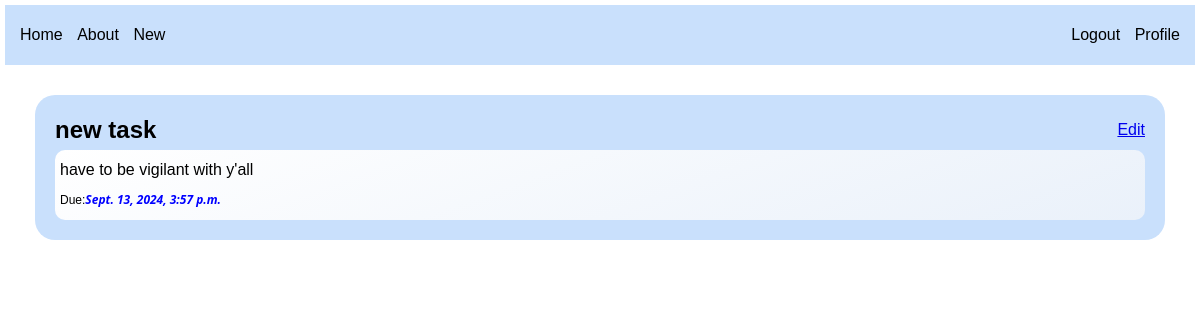
Page /tasks/10/ (signed in) on the committed database.
### todolist/models.py (models this page shows, shortened)
class Task(models.Model):
    title = models.CharField(max_length=200, null=False, blank=False)
    description = models.TextField(blank=True)
    created_on = models.DateTimeField(auto_now_add=True)
    deadline = models.DateTimeField()
    completed = models.BooleanField(default=False)
    atachment = models.FileField(upload_to="media/", blank=True, null=True)
    user = models.ForeignKey(User, on_delete=models.CASCADE, related_name='tasks')
    class Meta:
        ordering = ["-created_on"]
        verbose_name = 'task'

### todolist/views.py (the view)
# urls.py: path('tasks/<int:task_id>/', views.taskDetail, name="task.detail"),
@login_required(login_url='login')
def taskDetail(request, task_id):
   task = get_object_or_404(Task, pk=task_id)
   return render(request, 'todolist/task_detail.html', {'task': task})

### todolist/templates/todolist/task_detail.html (shortened to what this page needs)
{% extends "base.html" %}
{% block content %}
<div class="tasklist">
  <div class="title">
    <h2>{{task.title}}</h2>
    <div class='edit'><p><a href='/tasks/{{task.id}}/update'>Edit</a><p></div>
    </div>
    <div class="description">
      <p>{{task.description}}</p>
      <p class="duedate">Due: <b> {{task.deadline}}</b></p>
    </div>
  </div>
{% endblock content %}

### static/css/style.css (style rules this page uses)
* { box-sizing: border-box; margin: 0; padding: 0; }
body { background: white; font-family: 'Lucida Sans', 'Lucida Sans Regular', 'Lucida Grande', 'Lucida Sans Unicode', Geneva, Verdana, sans-serif; margin: 5px; }
.tasklist { display: block; margin: 30px; padding: 20px; background: #c9e0fc; line-height: 30px; border-radius: 20px; }
.description { margin-top: 5px; background: linear-gradient(160deg, #ffffff, #eaf1fa); padding: 5px; border-radius: 10px; }
.duedate { display: flex; font-size: 12px; }
.duedate b { font-style: italic; font-family: 'Segoe UI', Tahoma, Geneva, Verdana, sans-serif; color: blue; }
.title { display: flex; justify-content: space-between; }
.title .edit { justify-content: flex-end; }

### rows in the picture
Task: title "new task", description "have to be vigilant with y'all", deadline "Sept. 13, 2024, 3:57 p.m."
